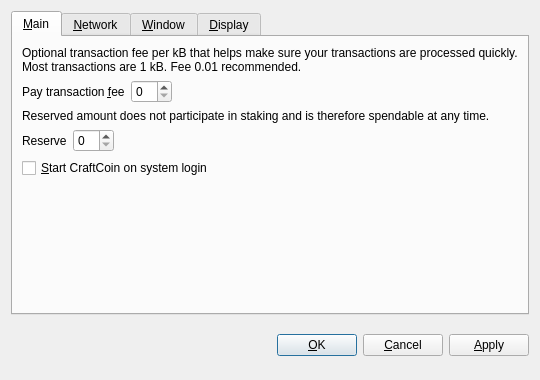
<?xml version="1.0" encoding="UTF-8"?>
<ui version="4.0">
 <class>OptionsDialog</class>
 <widget class="QDialog" name="OptionsDialog">
  <property name="geometry">
   <rect>
    <x>0</x>
    <y>0</y>
    <width>540</width>
    <height>380</height>
   </rect>
  </property>
  <property name="windowTitle">
   <string>Options</string>
  </property>
  <property name="modal">
   <bool>true</bool>
  </property>
  <layout class="QVBoxLayout" name="verticalLayout">
   <item>
    <widget class="QTabWidget" name="tabWidget">
     <property name="tabPosition">
      <enum>QTabWidget::North</enum>
     </property>
     <property name="currentIndex">
      <number>0</number>
     </property>
     <widget class="QWidget" name="tabMain">
      <attribute name="title">
       <string>&amp;Main</string>
      </attribute>
      <layout class="QVBoxLayout" name="verticalLayout_Main">
       <item>
        <widget class="QLabel" name="transactionFeeInfoLabel">
         <property name="text">
          <string>Optional transaction fee per kB that helps make sure your transactions are processed quickly. Most transactions are 1 kB. Fee 0.01 recommended.</string>
         </property>
         <property name="textFormat">
          <enum>Qt::PlainText</enum>
         </property>
         <property name="wordWrap">
          <bool>true</bool>
         </property>
        </widget>
       </item>
       <item>
        <layout class="QHBoxLayout" name="horizontalLayoutFee">
         <item>
          <widget class="QLabel" name="transactionFeeLabel">
           <property name="text">
            <string>Pay transaction &amp;fee</string>
           </property>
           <property name="textFormat">
            <enum>Qt::PlainText</enum>
           </property>
           <property name="buddy">
            <cstring>transactionFee</cstring>
           </property>
          </widget>
         </item>
         <item>
          <widget class="BitcoinAmountField" name="transactionFee"/>
         </item>
         <item>
          <spacer name="horizontalSpacerFee">
           <property name="orientation">
            <enum>Qt::Horizontal</enum>
           </property>
           <property name="sizeHint" stdset="0">
            <size>
             <width>40</width>
             <height>20</height>
            </size>
           </property>
          </spacer>
         </item>
        </layout>
       </item>
       <item>
        <widget class="QLabel" name="reserveBalanceInfoLabel">
         <property name="text">
          <string>Reserved amount does not participate in staking and is therefore spendable at any time.</string>
         </property>
         <property name="textFormat">
          <enum>Qt::PlainText</enum>
         </property>
         <property name="wordWrap">
          <bool>true</bool>
         </property>
        </widget>
       </item>
       <item>
        <layout class="QHBoxLayout" name="horizontalLayoutReserveBalance">
         <item>
          <widget class="QLabel" name="reserveBalanceLabel">
           <property name="text">
            <string>Reserve</string>
           </property>
           <property name="textFormat">
            <enum>Qt::PlainText</enum>
           </property>
           <property name="buddy">
            <cstring>reserveBalance</cstring>
           </property>
          </widget>
         </item>
         <item>
          <widget class="BitcoinAmountField" name="reserveBalance"/>
         </item>
         <item>
          <spacer name="horizontalSpacerReserveBalance">
           <property name="orientation">
            <enum>Qt::Horizontal</enum>
           </property>
           <property name="sizeHint" stdset="0">
            <size>
             <width>40</width>
             <height>20</height>
            </size>
           </property>
          </spacer>
         </item>
        </layout>
       </item>
       <item>
        <widget class="QCheckBox" name="bitcoinAtStartup">
         <property name="toolTip">
          <string>Automatically start CraftCoin after logging in to the system.</string>
         </property>
         <property name="text">
          <string>&amp;Start CraftCoin on system login</string>
         </property>
        </widget>
       </item>
       <item>
        <spacer name="verticalSpacer_Main">
         <property name="orientation">
          <enum>Qt::Vertical</enum>
         </property>
         <property name="sizeHint" stdset="0">
          <size>
           <width>20</width>
           <height>40</height>
          </size>
         </property>
        </spacer>
       </item>
      </layout>
     </widget>
     <widget class="QWidget" name="tabNetwork">
      <attribute name="title">
       <string>&amp;Network</string>
      </attribute>
      <layout class="QVBoxLayout" name="verticalLayout_Network">
       <item>
        <widget class="QCheckBox" name="mapPortUpnp">
         <property name="toolTip">
          <string>Automatically open the CraftCoin client port on the router. This only works when your router supports UPnP and it is enabled.</string>
         </property>
         <property name="text">
          <string>Map port using &amp;UPnP</string>
         </property>
        </widget>
       </item>
       <item>
        <widget class="QCheckBox" name="connectSocks">
         <property name="toolTip">
          <string>Connect to the CraftCoin network through a SOCKS proxy (e.g. when connecting through Tor).</string>
         </property>
         <property name="text">
          <string>&amp;Connect through SOCKS proxy:</string>
         </property>
        </widget>
       </item>
       <item>
        <layout class="QHBoxLayout" name="horizontalLayout_Network">
         <item>
          <widget class="QLabel" name="proxyIpLabel">
           <property name="text">
            <string>Proxy &amp;IP:</string>
           </property>
           <property name="textFormat">
            <enum>Qt::PlainText</enum>
           </property>
           <property name="buddy">
            <cstring>proxyIp</cstring>
           </property>
          </widget>
         </item>
         <item>
          <widget class="QValidatedLineEdit" name="proxyIp">
           <property name="maximumSize">
            <size>
             <width>140</width>
             <height>16777215</height>
            </size>
           </property>
           <property name="toolTip">
            <string>IP address of the proxy (e.g. 127.0.0.1)</string>
           </property>
          </widget>
         </item>
         <item>
          <widget class="QLabel" name="proxyPortLabel">
           <property name="text">
            <string>&amp;Port:</string>
           </property>
           <property name="textFormat">
            <enum>Qt::PlainText</enum>
           </property>
           <property name="buddy">
            <cstring>proxyPort</cstring>
           </property>
          </widget>
         </item>
         <item>
          <widget class="QLineEdit" name="proxyPort">
           <property name="maximumSize">
            <size>
             <width>55</width>
             <height>16777215</height>
            </size>
           </property>
           <property name="toolTip">
            <string>Port of the proxy (e.g. 9050)</string>
           </property>
          </widget>
         </item>
         <item>
          <widget class="QLabel" name="socksVersionLabel">
           <property name="text">
            <string>SOCKS &amp;Version:</string>
           </property>
           <property name="textFormat">
            <enum>Qt::PlainText</enum>
           </property>
           <property name="buddy">
            <cstring>socksVersion</cstring>
           </property>
          </widget>
         </item>
         <item>
          <widget class="QValueComboBox" name="socksVersion">
           <property name="toolTip">
            <string>SOCKS version of the proxy (e.g. 5)</string>
           </property>
          </widget>
         </item>
         <item>
          <spacer name="horizontalSpacer_Network">
           <property name="orientation">
            <enum>Qt::Horizontal</enum>
           </property>
           <property name="sizeHint" stdset="0">
            <size>
             <width>40</width>
             <height>20</height>
            </size>
           </property>
          </spacer>
         </item>
        </layout>
       </item>
       <item>
        <spacer name="verticalSpacer_Network">
         <property name="orientation">
          <enum>Qt::Vertical</enum>
         </property>
         <property name="sizeHint" stdset="0">
          <size>
           <width>20</width>
           <height>40</height>
          </size>
         </property>
        </spacer>
       </item>
      </layout>
     </widget>
     <widget class="QWidget" name="tabWindow">
      <attribute name="title">
       <string>&amp;Window</string>
      </attribute>
      <layout class="QVBoxLayout" name="verticalLayout_Window">
       <item>
        <widget class="QCheckBox" name="minimizeToTray">
         <property name="toolTip">
          <string>Show only a tray icon after minimizing the window.</string>
         </property>
         <property name="text">
          <string>&amp;Minimize to the tray instead of the taskbar</string>
         </property>
        </widget>
       </item>
       <item>
        <widget class="QCheckBox" name="minimizeOnClose">
         <property name="toolTip">
          <string>Minimize instead of exit the application when the window is closed. When this option is enabled, the application will be closed only after selecting Quit in the menu.</string>
         </property>
         <property name="text">
          <string>M&amp;inimize on close</string>
         </property>
        </widget>
       </item>
       <item>
        <spacer name="verticalSpacer_Window">
         <property name="orientation">
          <enum>Qt::Vertical</enum>
         </property>
         <property name="sizeHint" stdset="0">
          <size>
           <width>20</width>
           <height>40</height>
          </size>
         </property>
        </spacer>
       </item>
      </layout>
     </widget>
     <widget class="QWidget" name="tabDisplay">
      <attribute name="title">
       <string>&amp;Display</string>
      </attribute>
      <layout class="QVBoxLayout" name="verticalLayout_Display">
       <item>
        <layout class="QHBoxLayout" name="horizontalLayout_1_Display">
         <item>
          <widget class="QLabel" name="langLabel">
           <property name="text">
            <string>User Interface &amp;language:</string>
           </property>
           <property name="textFormat">
            <enum>Qt::PlainText</enum>
           </property>
           <property name="buddy">
            <cstring>lang</cstring>
           </property>
          </widget>
         </item>
         <item>
          <widget class="QValueComboBox" name="lang">
           <property name="toolTip">
            <string>The user interface language can be set here. This setting will take effect after restarting CraftCoin.</string>
           </property>
          </widget>
         </item>
        </layout>
       </item>
       <item>
        <layout class="QHBoxLayout" name="horizontalLayout_2_Display">
         <item>
          <widget class="QLabel" name="unitLabel">
           <property name="text">
            <string>&amp;Unit to show amounts in:</string>
           </property>
           <property name="textFormat">
            <enum>Qt::PlainText</enum>
           </property>
           <property name="buddy">
            <cstring>unit</cstring>
           </property>
          </widget>
         </item>
         <item>
          <widget class="QValueComboBox" name="unit">
           <property name="toolTip">
            <string>Choose the default subdivision unit to show in the interface and when sending coins.</string>
           </property>
          </widget>
         </item>
        </layout>
       </item>
       <item>
        <widget class="QCheckBox" name="displayAddresses">
         <property name="toolTip">
          <string>Whether to show CraftCoin addresses in the transaction list or not.</string>
         </property>
         <property name="text">
          <string>&amp;Display addresses in transaction list</string>
         </property>
        </widget>
       </item>
       <item>
        <widget class="QCheckBox" name="coinControlFeatures">
         <property name="toolTip">
          <string>Whether to show coin control features or not.</string>
         </property>
         <property name="text">
          <string>Display coin &amp;control features (experts only!)</string>
         </property>
        </widget>
       </item>
       <item>
        <spacer name="verticalSpacer_Display">
         <property name="orientation">
          <enum>Qt::Vertical</enum>
         </property>
         <property name="sizeHint" stdset="0">
          <size>
           <width>20</width>
           <height>40</height>
          </size>
         </property>
        </spacer>
       </item>
      </layout>
     </widget>
    </widget>
   </item>
   <item>
    <layout class="QHBoxLayout" name="horizontalLayout_Buttons">
     <item>
      <spacer name="horizontalSpacer_1">
       <property name="orientation">
        <enum>Qt::Horizontal</enum>
       </property>
       <property name="sizeHint" stdset="0">
        <size>
         <width>40</width>
         <height>48</height>
        </size>
       </property>
      </spacer>
     </item>
     <item>
      <widget class="QLabel" name="statusLabel">
       <property name="font">
        <font>
         <weight>75</weight>
         <bold>true</bold>
        </font>
       </property>
       <property name="text">
        <string/>
       </property>
       <property name="textFormat">
        <enum>Qt::PlainText</enum>
       </property>
       <property name="wordWrap">
        <bool>true</bool>
       </property>
      </widget>
     </item>
     <item>
      <spacer name="horizontalSpacer_2">
       <property name="orientation">
        <enum>Qt::Horizontal</enum>
       </property>
       <property name="sizeHint" stdset="0">
        <size>
         <width>40</width>
         <height>48</height>
        </size>
       </property>
      </spacer>
     </item>
     <item>
      <widget class="QPushButton" name="okButton">
       <property name="text">
        <string>&amp;OK</string>
       </property>
      </widget>
     </item>
     <item>
      <widget class="QPushButton" name="cancelButton">
       <property name="text">
        <string>&amp;Cancel</string>
       </property>
       <property name="autoDefault">
        <bool>false</bool>
       </property>
      </widget>
     </item>
     <item>
      <widget class="QPushButton" name="applyButton">
       <property name="text">
        <string>&amp;Apply</string>
       </property>
       <property name="autoDefault">
        <bool>false</bool>
       </property>
      </widget>
     </item>
    </layout>
   </item>
  </layout>
 </widget>
 <customwidgets>
  <customwidget>
   <class>BitcoinAmountField</class>
   <extends>QSpinBox</extends>
   <header>bitcoinamountfield.h</header>
  </customwidget>
  <customwidget>
   <class>QValueComboBox</class>
   <extends>QComboBox</extends>
   <header>qvaluecombobox.h</header>
  </customwidget>
  <customwidget>
   <class>QValidatedLineEdit</class>
   <extends>QLineEdit</extends>
   <header>qvalidatedlineedit.h</header>
  </customwidget>
 </customwidgets>
 <resources/>
 <connections/>
</ui>
